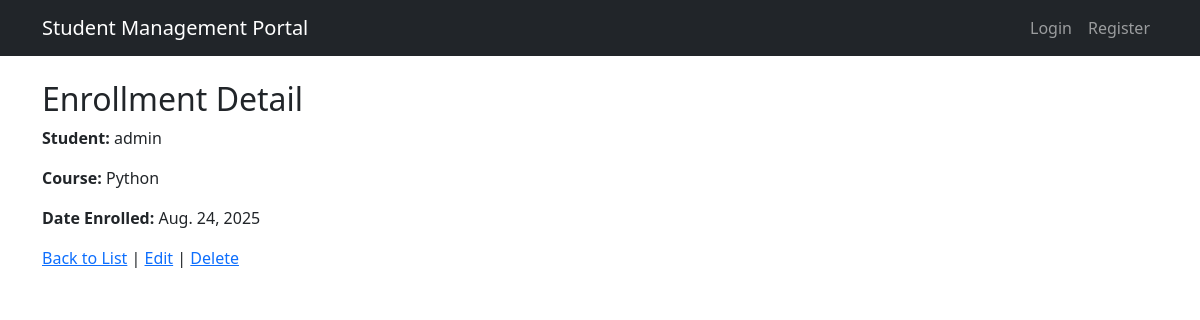
/enrollments/1/, run on the app's committed database.
### core/models.py (models this page shows, shortened)
class Enrollment(models.Model):
    student = models.ForeignKey(Student, on_delete=models.CASCADE)
    course = models.ForeignKey(Course, on_delete=models.CASCADE)
    date_enrolled = models.DateField(auto_now_add=True)

class Student(models.Model):
    user = models.OneToOneField(User, on_delete=models.CASCADE)
    roll_no = models.CharField(max_length=20, unique=True)
    courses = models.ManyToManyField(Course, through="Enrollment")

class Course(models.Model):
    name = models.CharField(max_length=100)
    code = models.CharField(max_length=10, unique=True)

### core/views.py (the view)
# urls.py: path("enrollments/<int:pk>/", views.enrollment_detail, name="enrollment_detail"),
def enrollment_detail(request, pk):
    enrollment = get_object_or_404(Enrollment, pk=pk)
    return render(request, "core/enrollments/enrollment_detail.html", {"enrollment": enrollment})

### core/templates/core/enrollments/enrollment_detail.html
{% extends "base.html" %}
{% block content %}
  <h2>Enrollment Detail</h2>
  <p><strong>Student:</strong> {{ enrollment.student.user.username }}</p>
  <p><strong>Course:</strong> {{ enrollment.course.name }}</p>
  <p><strong>Date Enrolled:</strong> {{ enrollment.date_enrolled }}</p>
  <a href="{% url 'enrollment_list' %}">Back to List</a> |
  <a href="{% url 'enrollment_update' enrollment.pk %}">Edit</a> |
  <a href="{% url 'enrollment_delete' enrollment.pk %}">Delete</a>
{% endblock %}

### data on the page
Enrollment: student.user.username "admin", course.name "Python", date_enrolled "Aug. 24, 2025"
